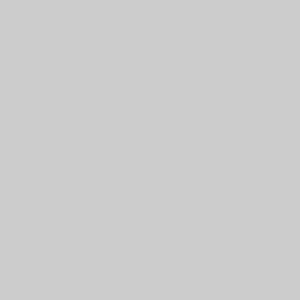
Frame 1 (no input)
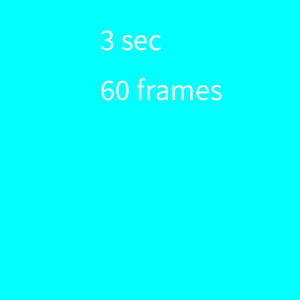
Frame 60 (the mouse pressed at the canvas centre just before this capture)
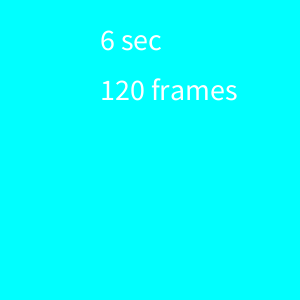
Frame 120 (the mouse held since frame 60 and released just before this capture)

The Processing sketch that drew these frames (run headless with seeded random() and noise(); from frame 60 on, the mouse is pressed at the canvas centre):

// Processing sketch: sketch_25_1
// ── sketch_25_1.pde
int frames = 0;
void setup(){
  size(300,300);
  frameRate(20); // set the frame rate
}
void draw(){  // called 20 times in a second
  frames++;// 0 1 2 3 
  if((frames % 20) == 0){  // 0 20 40 60…
    background(0,255,255);
    textSize(30);
    text(frames/20 + " sec", 100,50);
    text(frames+ " frames", 100,100);

  }
}
//% is modulo remainder after division
